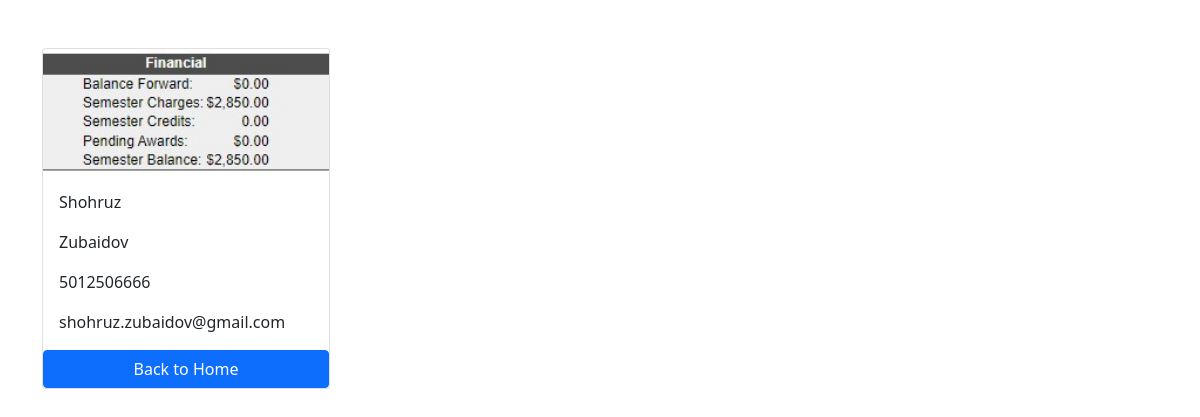
Screenshot of /employees/1 with the database file from the repository.
### employees/models.py (models this page shows, shortened)
class Employee(models.Model):
    first_name = models.CharField(max_length=100)
    last_name = models.CharField(max_length=100)
    photo = models.ImageField(upload_to='images')
    designation = models.CharField(max_length=100)
    email = models.EmailField(unique=True)
    phone_number = models.CharField(max_length=12, blank=True)
    created_at = models.DateTimeField(auto_now_add=True)
    updated_at = models.DateTimeField(auto_now=True)

### employees/views.py (the view)
# urls.py: path('<int:pk>', views.EmployeeDetail, name='employee_detail'),
def EmployeeDetail(request, pk):
    employee = get_object_or_404(Employee, pk=pk)
    context={
        'employee':employee,
    }
    return render(request, 'EmployeeDetail.html', context)

### templates/EmployeeDetail.html (shortened to what this page needs)
{% load static %}
<!DOCTYPE html>
<html lang="en">
<head>
    <link href="https://cdn.jsdelivr.net/npm/bootstrap@5.0.2/dist/css/bootstrap.min.css" rel="stylesheet">
</head>
<body>
    <div class="container pt-5">
        <div class="card" style="width: 18rem;">
            <img src="{{employee.photo.url}}" class="card-img-top" alt="Employee name">
            <div class="card-body">
            <p class="card-text">{{employee.first_name}}</p>
            <p class="card-text">{{employee.last_name}}</p>
            <p class="card-text">{{employee.phone_number}}</p>
            <p class="card-text">{{employee.email}}</p>
            </div>
            <a href="{% url "home" %}" class="btn btn-primary">Back to Home</a>
        </div>
    </div>
</body>
</html>

### rows the page displays
Employee: photo (picture), first_name "Shohruz", last_name "Zubaidov", phone_number "5012506666", email "shohruz.zubaidov@gmail.com"
